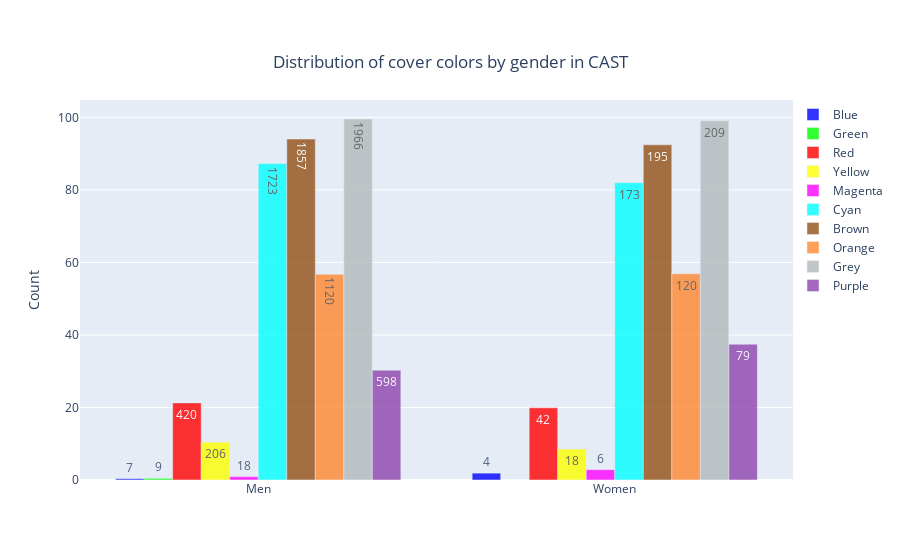

Notebook code for this chart:
### Code cell
import plotly.graph_objects as go

trace_1 = go.Bar(
    x=df.groupby(['Most_Common_Gender_Cast'])['GREEN_Cover'].sum().keys(),
    y=[green_m,green_w],
    opacity = 0.8,
    name = 'Green',
    marker_color = 'rgb(0, 255, 0)',
    text = df.groupby(['Most_Common_Gender_Cast'])['GREEN_Cover'].sum()
)

trace_2 = go.Bar(
    x=df.groupby(['Most_Common_Gender_Cast'])['BLUE_Cover'].sum().keys(),
    y=[blue_m,blue_w],
    opacity = 0.8,
    name = 'Blue',
    marker_color = 'rgb(0, 0, 255)',
    text = df.groupby(['Most_Common_Gender_Cast'])['BLUE_Cover'].sum()
)

trace_3 = go.Bar(
    x=df.groupby(['Most_Common_Gender_Cast'])['RED_Cover'].sum().keys(),
    y=[red_m,red_w],
    opacity = 0.8,
    name = 'Red',
    marker_color = 'rgb(255, 0, 0)',
    text = df.groupby(['Most_Common_Gender_Cast'])['RED_Cover'].sum()
)

trace_4 = go.Bar(
    x=df.groupby(['Most_Common_Gender_Cast'])['YELLOW_Cover'].sum().keys(),
    y=[yellow_m,yellow_w],
    opacity = 0.8,
    name = 'Yellow',
    marker_color = 'rgb(255, 255, 0)',
    text = df.groupby(['Most_Common_Gender_Cast'])['YELLOW_Cover'].sum()
)

trace_5 = go.Bar(
    x=df.groupby(['Most_Common_Gender_Cast'])['MAGENTA_Cover'].sum().keys(),
    y=[magenta_m,magenta_w],
    opacity = 0.8,
    name = 'Magenta',
    marker_color = 'rgb(255, 0, 255)',
    text = df.groupby(['Most_Common_Gender_Cast'])['MAGENTA_Cover'].sum()
)

trace_6 = go.Bar(
    x=df.groupby(['Most_Common_Gender_Cast'])['CYAN_Cover'].sum().keys(),
    y=[cyan_m,cyan_w],
    opacity = 0.8,
    name = 'Cyan',
    marker_color = 'rgb(0, 255, 255)',
    text = df.groupby(['Most_Common_Gender_Cast'])['CYAN_Cover'].sum()
)

trace_7 = go.Bar(
    x=df.groupby(['Most_Common_Gender_Cast'])['BROWN_Cover'].sum().keys(),
    y=[brown_m,brown_w],
    opacity = 0.8,
    name = 'Brown',
    marker_color = 'rgb(147, 81, 22)',
    text = df.groupby(['Most_Common_Gender_Cast'])['BROWN_Cover'].sum()
)

trace_8 = go.Bar(
    x=df.groupby(['Most_Common_Gender_Cast'])['ORANGE_Cover'].sum().keys(),
    y=[orange_m,orange_w],
    opacity = 0.8,
    name = 'Orange',
    marker_color = 'rgb(255, 136, 48)',
    text = df.groupby(['Most_Common_Gender_Cast'])['ORANGE_Cover'].sum()
)

trace_9 = go.Bar(
    x=df.groupby(['Most_Common_Gender_Cast'])['GREY_Cover'].sum().keys(),
    y=[grey_m,grey_w],
    opacity = 0.8,
    name = 'Grey',
    marker_color = 'rgb(178, 186, 187)',
    text = df.groupby(['Most_Common_Gender_Cast'])['GREY_Cover'].sum()
)

trace_10 = go.Bar(
    x=df.groupby(['Most_Common_Gender_Cast'])['PURPLE_Cover'].sum().keys(),
    y=[purple_m,purple_w],
    opacity = 0.8,
    name = 'Purple',
    marker_color = 'rgb(142, 68, 173)',
    text = df.groupby(['Most_Common_Gender_Cast'])['PURPLE_Cover'].sum()
)

traces = [trace_2, trace_1, trace_3, trace_4, trace_5, trace_6, trace_7, trace_8, trace_9, trace_10]
layout = go.Layout(barmode='group',
                   title={
                    'text': "Distribution of cover colors by gender in CAST",
                    'y':0.9,
                    'x':0.5,
                    'xanchor': 'center',
                    'yanchor': 'top'},
                   yaxis=dict( title='Count',),
                   paper_bgcolor='white',
                   legend=dict(
                    x=1,
                    y=1,
                    bgcolor='rgba(255, 255, 255, 0)',
                    bordercolor='rgba(255, 255, 255, 0)'
                    ),
                   uniformtext_minsize=1, 
                   uniformtext_mode='show',
)

fig1 = go.Figure(data=traces, layout=layout)
iplot(fig1)

### Figure 1 — Plotly figure (JSON) as saved in the notebook; plotly's stock layout.template omitted (floating-point values rounded to 4 significant figures)
{"data": [{"marker": {"color": "rgb(0, 0, 255)"}, "name": "Blue", "opacity": 0.8, "text": [7, 4], "type": "bar", "x": ["Men", "Women"], "y": [0.3544, 1.896]}, {"marker": {"color": "rgb(0, 255, 0)"}, "name": "Green", "opacity": 0.8, "text": [9, 0], "type": "bar", "x": ["Men", "Women"], "y": [0.4557, 0]}, {"marker": {"color": "rgb(255, 0, 0)"}, "name": "Red", "opacity": 0.8, "text": [420, 42], "type": "bar", "x": ["Men", "Women"], "y": [21.27, 19.91]}, {"marker": {"color": "rgb(255, 255, 0)"}, "name": "Yellow", "opacity": 0.8, "text": [206, 18], "type": "bar", "x": ["Men", "Women"], "y": [10.43, 8.531]}, {"marker": {"color": "rgb(255, 0, 255)"}, "name": "Magenta", "opacity": 0.8, "text": [18, 6], "type": "bar", "x": ["Men", "Women"], "y": [0.9114, 2.844]}, {"marker": {"color": "rgb(0, 255, 255)"}, "name": "Cyan", "opacity": 0.8, "text": [1723, 173], "type": "bar", "x": ["Men", "Women"], "y": [87.24, 81.99]}, {"marker": {"color": "rgb(147, 81, 22)"}, "name": "Brown", "opacity": 0.8, "text": [1857, 195], "type": "bar", "x": ["Men", "Women"], "y": [94.03, 92.42]}, {"marker": {"color": "rgb(255, 136, 48)"}, "name": "Orange", "opacity": 0.8, "text": [1120, 120], "type": "bar", "x": ["Men", "Women"], "y": [56.71, 56.87]}, {"marker": {"color": "rgb(178, 186, 187)"}, "name": "Grey", "opacity": 0.8, "text": [1966, 209], "type": "bar", "x": ["Men", "Women"], "y": [99.54, 99.05]}, {"marker": {"color": "rgb(142, 68, 173)"}, "name": "Purple", "opacity": 0.8, "text": [598, 79], "type": "bar", "x": ["Men", "Women"], "y": [30.28, 37.44]}], "layout": {"barmode": "group", "legend": {"bgcolor": "rgba(255, 255, 255, 0)", "bordercolor": "rgba(255, 255, 255, 0)", "x": 1, "y": 1}, "paper_bgcolor": "white", "title": {"text": "Distribution of cover colors by gender in CAST", "x": 0.5, "xanchor": "center", "y": 0.9, "yanchor": "top"}, "uniformtext": {"minsize": 1, "mode": "show"}, "yaxis": {"title": {"text": "Count"}}}}
